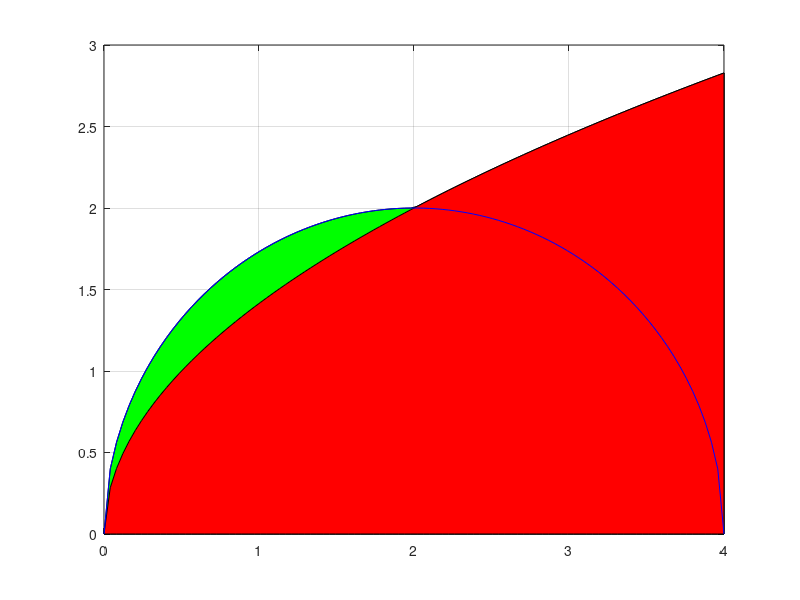

Source code (MATLAB):
clear;
close;
clc;
x=linspace(0,4,100);
y1=(2.*x).^0.5;
y2=(4.*x-x.^2).^0.5;
area (x, max ([y1; y2]), "FaceColor", "green");
hold on 
area(x,y1,"facecolor","red");
plot(x,y2,'b')
grid
hold off
print ('ee16b1033.eps', '-color')
